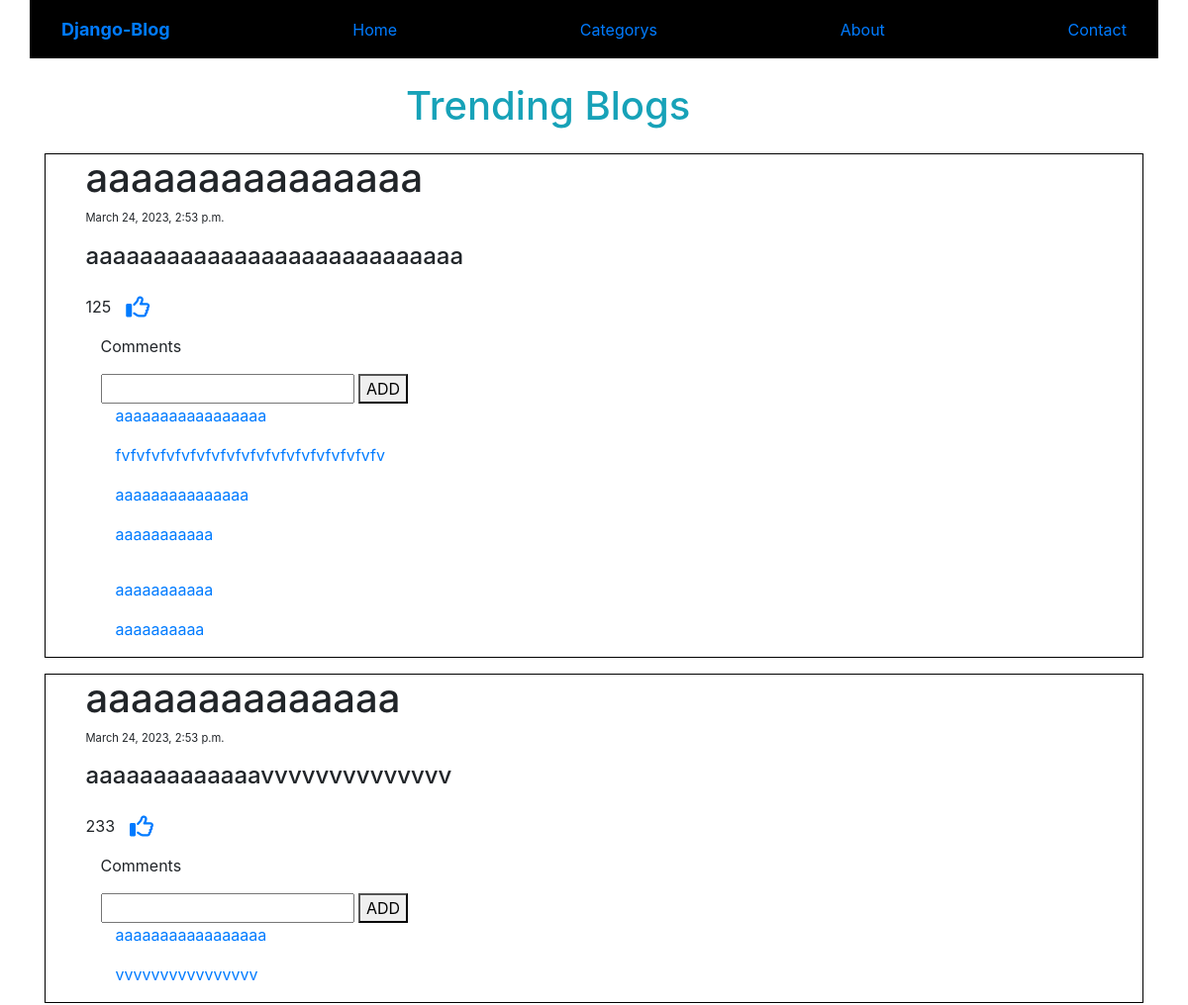
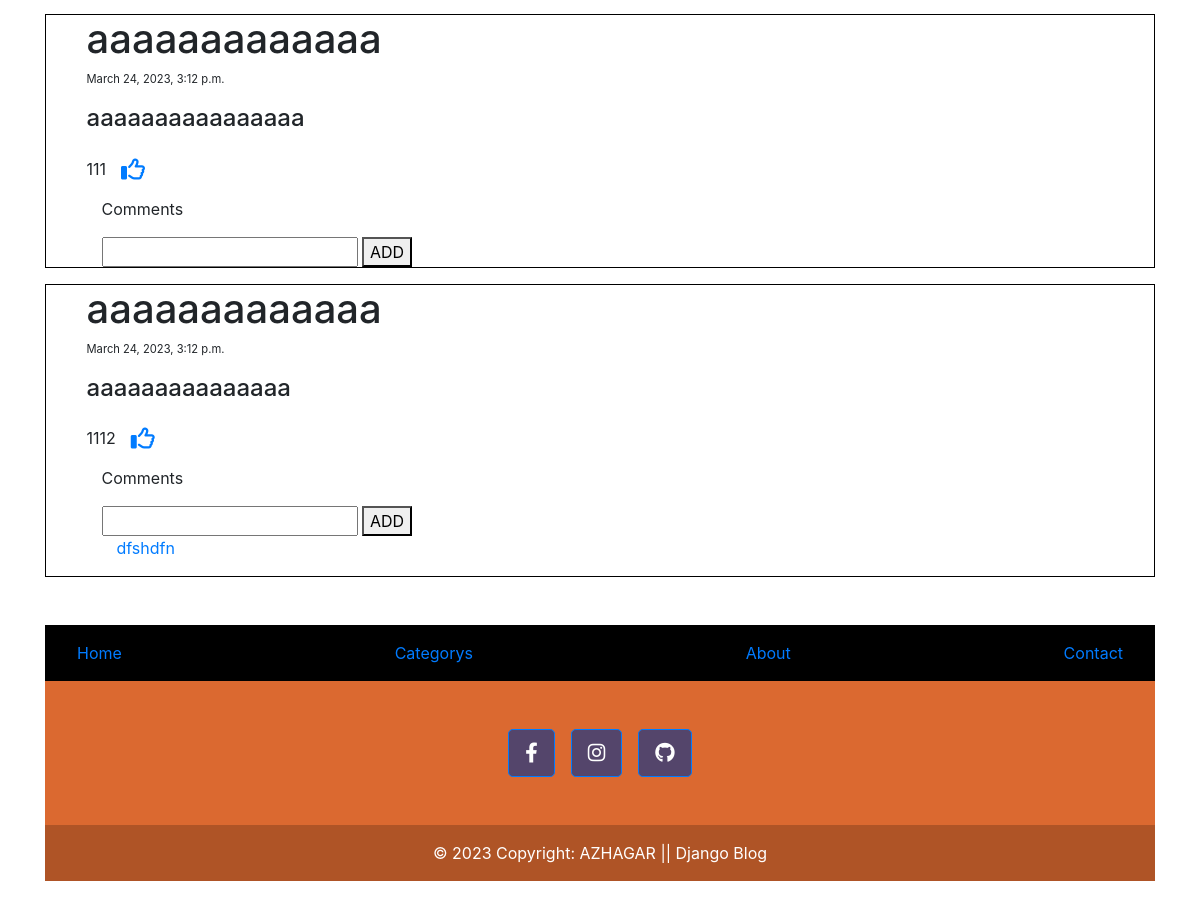
The app's page /blog_category/5 with its own data (2 pictures, top to bottom).
### Blog/models.py (models this page shows, shortened)
class Blog(models.Model):
    category_id=models.ForeignKey(Category,on_delete=models.CASCADE)
    Title=models.CharField(max_length=150,blank=False)
    content=models.TextField(max_length=2000,blank=False)
    date=models.DateTimeField(auto_now_add=True)
    likes=models.IntegerField(blank=False)

class Comments(models.Model):
    blog_id=models.ForeignKey(Blog,on_delete=models.CASCADE)
    comments=models.CharField(max_length=200,blank=False)
    comment_accepted=models.BooleanField(default=False)

### Blog/views.py (the view)
# urls.py: path('blog_category/<int:cid>',views.blog_category,name='blog_category'),
def blog_category(request,cid):
    comments=models.Comments.objects.all()
    data=models.Blog.objects.filter(category_id=cid)
    return render(request,'Blog/blog_category.html',{'data':data,'comments':comments})

### Blog/templates/Blog/blog_category.html (shortened to what this page needs)
{% extends 'Blog/layout.html' %}
{% block content %}
{% load static %}
<div class="my-4">
    <div class="row  text-info">
        <h1 class="offset-4 m-a">Trending Blogs</h1>
    </div>
    {% for item in data %}
    <div class=" blog container">
        <h1 class="row blog-title">{{item.Title}}</h1>
        <p class="row blog-date fs">{{item.date}}</p>
        <h4 class="row blog-content">{{item.content}}</h4>
        <p class="row blog-likes">{{item.likes}}<span><a href="{% url 'add_like' item.id %}"><span><i class="fa-regular fa-thumbs-up fa-xl col-1"></i></span></a></span></p>        <p>Comments</p>
        <form action="{% url 'add_comment' item.id %}" method="POST">
            <input type="text" name="comment">
            <button>ADD</button>
        </form>
        {% for i in comments %}
        {% if item.id == i.blog_id.id%}
        <p class="col-md-6 text-primary comment">{{i.comments}}</p>
        {% endif %}
        {% endfor %}
    </div>
        {% endfor %}
</div>
{% endblock content %}

### Blog/templates/Blog/blog_category.html (style rules this page uses)
.fs { font-size: 70%; }
.blog { border: 1px solid black; display: flex; flex-direction: column; padding-left: 5%; margin: 2vh 0px; }
.comment { cursor: pointer; }

### records on screen
Blog: Title "aaaaaaaaaaaaaaa", date "March 24, 2023, 2:53 p.m.", content "aaaaaaaaaaaaaaaaaaaaaaaaaaaa", likes "125"
Comments: comments "aaaaaaaaaaaaaaaaa"
Comments: comments "fvfvfvfvfvfvfvfvfvfvfvfvfvfvfvfvfvfv"
Comments: comments "aaaaaaaaaaaaaaa"
Comments: comments "aaaaaaaaaaa"
Comments: comments "aaaaaaaaaaa"
Comments: comments "aaaaaaaaaa"
Blog: Title "aaaaaaaaaaaaaa", date "March 24, 2023, 2:53 p.m.", content "aaaaaaaaaaaaavvvvvvvvvvvvvv", likes "233"
Comments: comments "aaaaaaaaaaaaaaaaa"
Comments: comments "vvvvvvvvvvvvvvvv"
Blog: Title "aaaaaaaaaaaaa", date "March 24, 2023, 3:12 p.m.", content "aaaaaaaaaaaaaaaa", likes "111"
Blog: Title "aaaaaaaaaaaaa", date "March 24, 2023, 3:12 p.m.", content "aaaaaaaaaaaaaaa", likes "1112"
Comments: comments "dfshdfn"
